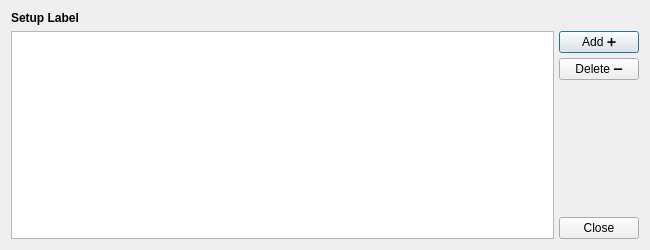
<?xml version="1.0" encoding="UTF-8"?>
<ui version="4.0">
 <class>ScenarioSetup</class>
 <widget class="QDialog" name="ScenarioSetup">
  <property name="geometry">
   <rect>
    <x>0</x>
    <y>0</y>
    <width>650</width>
    <height>250</height>
   </rect>
  </property>
  <property name="sizePolicy">
   <sizepolicy hsizetype="Fixed" vsizetype="Fixed">
    <horstretch>0</horstretch>
    <verstretch>0</verstretch>
   </sizepolicy>
  </property>
  <property name="minimumSize">
   <size>
    <width>650</width>
    <height>250</height>
   </size>
  </property>
  <property name="maximumSize">
   <size>
    <width>650</width>
    <height>250</height>
   </size>
  </property>
  <property name="windowTitle">
   <string>Dialog</string>
  </property>
  <property name="windowIcon">
   <iconset resource="resources.qrc">
    <normaloff>:/icon/icons/REFUSS LOGO.ico</normaloff>:/icon/icons/REFUSS LOGO.ico</iconset>
  </property>
  <property name="sizeGripEnabled">
   <bool>false</bool>
  </property>
  <layout class="QVBoxLayout" name="verticalLayout">
   <item>
    <widget class="QLabel" name="SetupLabel">
     <property name="sizePolicy">
      <sizepolicy hsizetype="Expanding" vsizetype="Preferred">
       <horstretch>0</horstretch>
       <verstretch>0</verstretch>
      </sizepolicy>
     </property>
     <property name="text">
      <string>&lt;html&gt;&lt;head/&gt;&lt;body&gt;&lt;p&gt;&lt;span style=&quot; font-weight:700;&quot;&gt;Setup Label&lt;/span&gt;&lt;/p&gt;&lt;/body&gt;&lt;/html&gt;</string>
     </property>
    </widget>
   </item>
   <item>
    <layout class="QHBoxLayout" name="MidHorLayout" stretch="0,0">
     <property name="spacing">
      <number>5</number>
     </property>
     <property name="sizeConstraint">
      <enum>QLayout::SetDefaultConstraint</enum>
     </property>
     <item>
      <widget class="QTableView" name="SetupTableView">
       <property name="frameShape">
        <enum>QFrame::StyledPanel</enum>
       </property>
      </widget>
     </item>
     <item>
      <layout class="QVBoxLayout" name="ButtonsVerticalLayout">
       <item>
        <widget class="QPushButton" name="Add_BT">
         <property name="text">
          <string>Add ➕</string>
         </property>
        </widget>
       </item>
       <item>
        <widget class="QPushButton" name="Del_BT">
         <property name="sizePolicy">
          <sizepolicy hsizetype="Fixed" vsizetype="Fixed">
           <horstretch>0</horstretch>
           <verstretch>0</verstretch>
          </sizepolicy>
         </property>
         <property name="minimumSize">
          <size>
           <width>0</width>
           <height>0</height>
          </size>
         </property>
         <property name="text">
          <string>Delete ➖</string>
         </property>
        </widget>
       </item>
       <item>
        <spacer name="verticalSpacer">
         <property name="orientation">
          <enum>Qt::Vertical</enum>
         </property>
         <property name="sizeHint" stdset="0">
          <size>
           <width>20</width>
           <height>40</height>
          </size>
         </property>
        </spacer>
       </item>
       <item>
        <widget class="QPushButton" name="Close_BT">
         <property name="sizePolicy">
          <sizepolicy hsizetype="Fixed" vsizetype="Fixed">
           <horstretch>0</horstretch>
           <verstretch>0</verstretch>
          </sizepolicy>
         </property>
         <property name="minimumSize">
          <size>
           <width>0</width>
           <height>0</height>
          </size>
         </property>
         <property name="text">
          <string>Close</string>
         </property>
        </widget>
       </item>
      </layout>
     </item>
    </layout>
   </item>
  </layout>
 </widget>
 <resources>
  <include location="resources.qrc"/>
 </resources>
 <connections/>
</ui>
